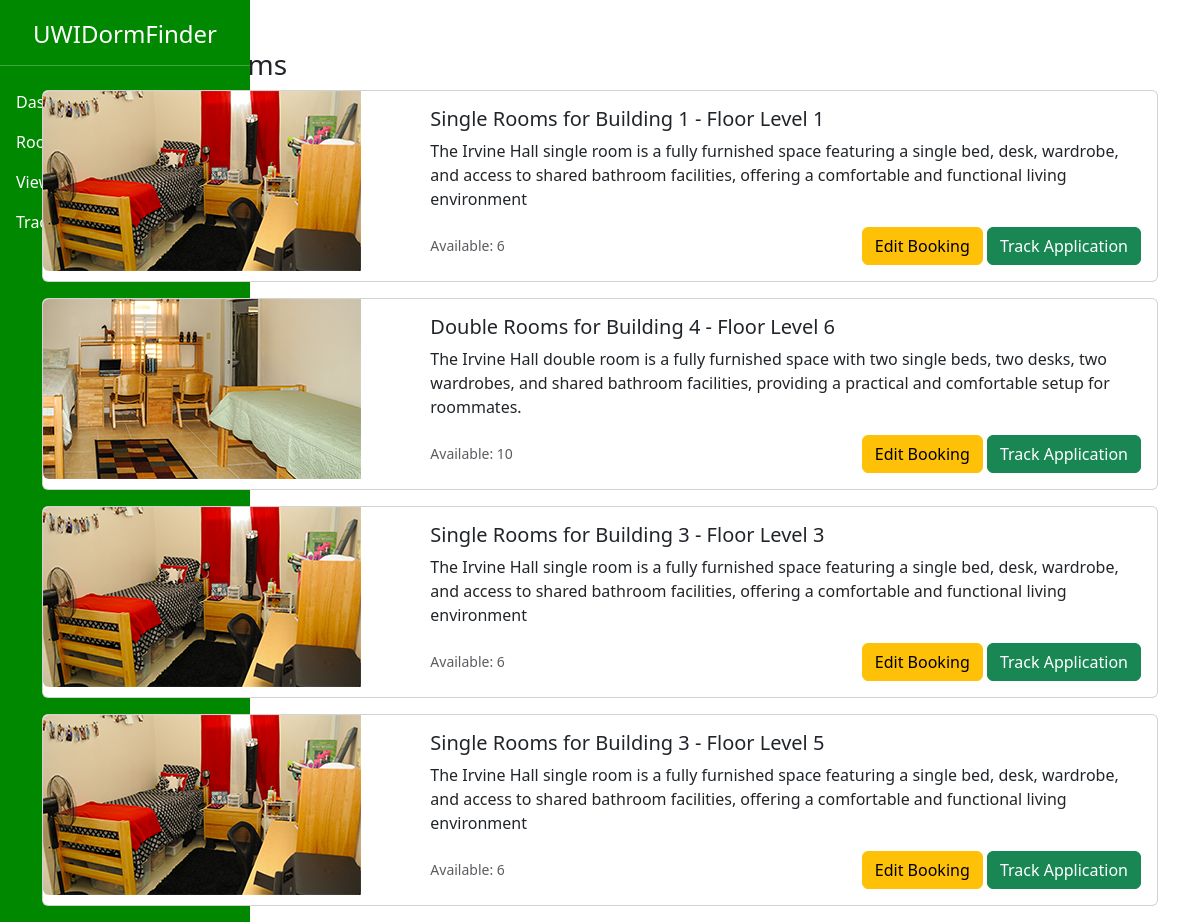
Screenshot of /view_booking (signed in) with the database file from the repository.
### app/models.py (models this page shows)
class Room(db.Model):
    __tablename__ = 'rooms'
    id = db.Column(db.Integer, primary_key=True)
    building = db.Column(db.Integer, nullable=False)
    room_type = db.Column(db.String(50), nullable=False)
    floor_number = db.Column(db.Integer, nullable=False)
    description = db.Column(db.Text, nullable=False)
    total_rooms = db.Column(db.Integer, nullable=False)
    booked_rooms = db.Column(db.Integer, default=0)
    available_rooms = db.Column(db.Integer, nullable=False)
    image_url = db.Column(db.String(255), nullable=False)

### app/routes.py (the view)
@main.route('/view_booking', methods=['GET'])
def view_booking():
    if session.get('usertype') != 'student':
        flash("Unauthorized access", "danger")
        return redirect(url_for('main.dashboard'))
    if 'student_id' not in session:
        flash('Please log in to view your bookings', 'danger')
        return redirect(url_for('main.login'))
    student_id = session['student_id']
    bookings = Application.query.filter_by(student_id=student_id).all()
    rooms = [Room.query.get(booking.room_id) for booking in bookings if booking.room_id]
    return render_template('view_booking.html', rooms=rooms)

### app/__init__.py (called while the page is built)
def create_app():
    app = Flask(__name__)
    app.config.from_object('config.Config')
    print(f"Database connected: {app.config['SQLALCHEMY_DATABASE_URI']}")
    db.init_app(app)
    migrate.init_app(app, db)
    with app.app_context():
        from . import models
        db.create_all()
    from app.routes import main
    app.register_blueprint(main)
    logging.basicConfig()
    logging.getLogger('sqlalchemy.engine').setLevel(logging.INFO)
    @event.listens_for(Engine, "before_cursor_execute")
    def log_sql_query(conn, cursor, statement, parameters, context, executemany):
        logging.info("Executing SQL: %s", statement)
        logging.info("With parameters: %s", parameters)
    return app

### app/templates/view_booking.html
{% extends "sidebar.html" %}
{% block content %}
    <div class="container mt-5">
        <h3>My Booked Rooms</h3>
        {% if rooms %}
            {% for room in rooms %}
                <div class="card mb-3">
                    <div class="row g-0">
                        <div class="col-md-4">
                            <img src="{{ url_for('static', filename=room.image_url) }}" class="img-fluid rounded-start" alt="Room Image">
                        </div>
                        <div class="col-md-8 d-flex align-items-center">
                            <div class="card-body">
                                <h5 class="card-title">
                                    {{ room.room_type.title() ~ " Rooms for Building " ~ room.building ~ " - Floor Level " ~ room.floor_number }}
                                </h5>
                                <p class="card-text">{{ room.description }}</p>
                                <div class="d-flex justify-content-between align-items-center">
                                    <small class="text-muted">Available: {{ room.available_rooms }}</small>
                                    <div>
                                        <a href="{{ url_for('main.book_room', room_id=room.id, action='edit') }}" class="btn btn-warning">Edit Booking</a>
                                        <a href="{{ url_for('main.track_application', room_id=room.id) }}" class="btn btn-success">Track Application</a>
                                    </div>
                                </div>
                            </div>
                        </div>
                    </div>
                </div>
            {% endfor %}
        {% else %}
            <p class="text-center mt-5">You have not booked any rooms yet.</p>
        {% endif %}
    </div>
{% endblock content %}

### app/templates/sidebar.html (shortened to what this page needs)
{% extends "base.html" %}
{% block head %}
<link href="{{ url_for('static', filename='css/dashboard.css') }}" rel="stylesheet">
{% endblock head %}
{% block body %}
<div class="d-flex">
    <div class="sidebar">
        <h4 class="text-center">UWIDormFinder</h4>
        <hr>
        <nav class="nav flex-column">
            <a class="nav-link" href="{{ url_for('main.dashboard') }}">Dashboard</a>
            {% if session['usertype'] == 'student' %}
                <a class="nav-link" href="{{ url_for('main.room_search') }}">Room Search</a>
                <a class="nav-link" href="{{ url_for('main.view_booking') }}">View Booking</a>
                <a class="nav-link" href="{{ url_for('main.track_application') }}">Track Application</a>
            {% elif session['usertype'] == 'IT' %}
                <a class="nav-link" href="{{ url_for('main.create_admin') }}">Create Admin Account</a>
                <a class="nav-link" href="{{ url_for('main.system_log') }}">System Log</a>
            {% endif %}
        </nav>
        <div class="profile">
            <div class="dropdown">
            </div>
        </div>
    </div>
    {% block content %}
    {% endblock content %}
</div>
    {% endblock body %}

### app/templates/base.html (shortened to what this page needs)
<!DOCTYPE html>
<html lang="en">
<head>
    <link href="https://cdn.jsdelivr.net/npm/bootstrap@5.3.0-alpha1/dist/css/bootstrap.min.css" rel="stylesheet">
    <link href="https://cdnjs.cloudflare.com/ajax/libs/font-awesome/5.15.4/css/all.min.css" rel="stylesheet">
    <link href="{{ url_for("static", filename="css/styles.css") }}" rel="stylesheet">
    {% block head %}{% endblock head %}
</head>
<body>
    {% block body %}{% endblock body %}
</body>

### app/static/css/dashboard.css (style rules this page uses)
body { height: 100vh; }
.sidebar { height: 100%; width: 250px; position: fixed; top: 0; left: 0; background-color: #008800; padding-top: 20px; color: white; }
.sidebar .nav-link { color: white; }
.profile { position: absolute; bottom: 20px; left: 0; width: 100%; text-align: center; }

### rows the page displays
Room: image_url (picture), room_type "Single Rooms for Building 1 - Floor Level 1", description "The Irvine Hall single room is a fully furnished space featuring a single bed, desk, wardrobe, and access to shared bathroom facilities, offering a comfortable and functional living environment", available_rooms "6"
Room: image_url (picture), room_type "Double Rooms for Building 4 - Floor Level 6", description "The Irvine Hall double room is a fully furnished space with two single beds, two desks, two wardrobes, and shared bathroom facilities, providing a practical and comfortable setup for roommates.", available_rooms "10"
Room: image_url (picture), room_type "Single Rooms for Building 3 - Floor Level 3", description "The Irvine Hall single room is a fully furnished space featuring a single bed, desk, wardrobe, and access to shared bathroom facilities, offering a comfortable and functional living environment", available_rooms "6"
Room: image_url (picture), room_type "Single Rooms for Building 3 - Floor Level 5", description "The Irvine Hall single room is a fully furnished space featuring a single bed, desk, wardrobe, and access to shared bathroom facilities, offering a comfortable and functional living environment", available_rooms "6"
